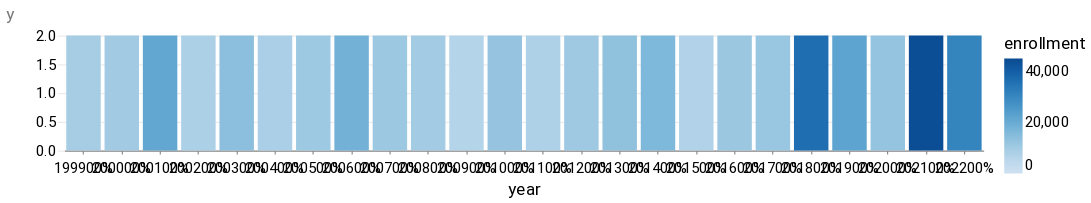

The cell this chart's notebook holds for it:
### Code cell
alt.Chart(grouped_victims).mark_bar().encode(
    x=alt.X("year", stack="normalize"),
    y=alt.Y("y"),
    color=alt.Color(
        ("enrollment"),
        scale=alt.Scale(scheme="blues", reverse=False, domain=(0, 45000)),
    ),
).properties(width=800, height=100)

### Figure 1 — Vega-Lite specification as saved in the notebook (floating-point values rounded to 4 significant figures)
{"config": {"view": {"width": 800, "height": 450, "strokeOpacity": 0}, "background": "#ffffff", "title": {"anchor": "start", "font": "Summit Sans", "fontColor": "palette[\"black\"]", "fontSize": 18, "fontWeight": "normal"}, "arc": {"fill": "#00d4d8"}, "area": {"fill": "#00d4d8"}, "line": {"stroke": "#00d4d8", "strokeWidth": 3}, "path": {"stroke": "#00d4d8"}, "rect": {"fill": "#00d4d8"}, "shape": {"stroke": "#00d4d8"}, "bar": {"fill": "#00d4d8"}, "point": {"stroke": "#00d4d8"}, "symbol": {"fill": "#00d4d8", "size": 30}, "axis": {"titleFont": "Roboto", "titleFontSize": 15, "titleFontWeight": "normal", "labelFont": "Roboto, sans", "labelFontSize": 13, "labelFontWeight": "normal"}, "axisX": {"labelAngle": 0, "labelPadding": 6, "tickSize": 3, "grid": false}, "axisY": {"labelBaseline": "middle", "maxExtent": 45, "minExtent": 45, "titleAlign": "left", "titleAngle": 0, "titleX": -45, "titleY": -11, "domainOpacity": 0, "gridWidth": 0.6, "gridColor": "#dddddd", "offset": 6, "tickSize": 0, "titleColor": "#767676"}, "legend": {"titleFont": "Roboto", "titleFontSize": 15, "titleFontWeight": "normal", "symbolType": "square", "labelFont": "Roboto, sans", "labelFontSize": 13}, "range": {"category": ["#005f66", "#e37e2d", "#d64a3b", "#76b0ef", "#c1bc40"], "diverging": ["#e68a4f", "#f4bb6a", "#f9e39c", "#dadfe2", "#a6b7c6", "#849eae"], "heatmap": ["#7ff6f6", "#00eeef", "#00d4d8", "#00abb2", "#00848b", "#fbf2c7", "#00363d"], "ordinal": ["#7ff6f6", "#00eeef", "#00d4d8", "#00abb2", "#00848b", "#fbf2c7", "#00363d"], "ramp": ["#7ff6f6", "#00eeef", "#00d4d8", "#00abb2", "#00848b", "#fbf2c7", "#00363d"]}}, "data": {"name": "data-2b8a530a9c68d361774ab03c91e4515c"}, "mark": "bar", "encoding": {"color": {"field": "enrollment", "scale": {"domain": [0, 45000], "reverse": false, "scheme": "blues"}, "type": "quantitative"}, "x": {"field": "year", "stack": "normalize", "type": "nominal"}, "y": {"field": "y", "type": "quantitative"}}, "height": 100, "width": 800, "$schema": "https://vega.github.io/schema/vega-lite/v4.17.0.json", "datasets": {"data-2b8a530a9c68d361774ab03c91e4515c": [{"year": "1999", "enrollment": 9345, "casualties": 49, "y": 2}, {"year": "2000", "enrollment": 10093, "casualties": 7, "y": 2}, {"year": "2001", "enrollment": 21379, "casualties": 27, "y": 2}, {"year": "2002", "enrollment": 8110, "casualties": 8, "y": 2}, {"year": "2003", "enrollment": 14028, "casualties": 13, "y": 2}, {"year": "2004", "enrollment": 8338, "casualties": 12, "y": 2}, {"year": "2005", "enrollment": 10751, "casualties": 26, "y": 2}, {"year": "2006", "enrollment": 18215, "casualties": 25, "y": 2}, {"year": "2007", "enrollment": 11023, "casualties": 18, "y": 2}, {"year": "2008", "enrollment": 9969, "casualties": 10, "y": 2}, {"year": "2009", "enrollment": 6445, "casualties": 5, "y": 2}, {"year": "2010", "enrollment": 12327, "casualties": 9, "y": 2}, {"year": "2011", "enrollment": 7852, "casualties": 11, "y": 2}, {"year": "2012", "enrollment": 10600, "casualties": 40, "y": 2}, {"year": "2013", "enrollment": 13325, "casualties": 16, "y": 2}, {"year": "2014", "enrollment": 16274, "casualties": 20, "y": 2}, {"year": "2015", "enrollment": 7176, "casualties": 2, "y": 2}, {"year": "2016", "enrollment": 11345, "casualties": 20, "y": 2}, {"year": "2017", "enrollment": 11767, "casualties": 21, "y": 2}, {"year": "2018", "enrollment": 36185, "casualties": 95, "y": 2}, {"year": "2019", "enrollment": 22055, "casualties": 24, "y": 2}, {"year": "2020", "enrollment": 12341, "casualties": 6, "y": 2}, {"year": "2021", "enrollment": 43971, "casualties": 45, "y": 2}, {"year": "2022", "enrollment": 30791, "casualties": 47, "y": 2}]}}
